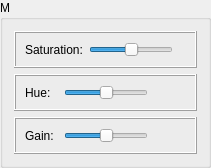
                    <widget class="QGroupBox" name="groupBox_Image_Setting_Color_Setting_Color_Matching_M">
                     <property name="title">
                      <string>M</string>
                     </property>
                     <layout class="QVBoxLayout" name="verticalLayout_29">
                      <item>
                       <widget class="QFrame" name="frame_Image_Setting_Color_Setting_Color_Matching_Saturation_M">
                        <property name="frameShape">
                         <enum>QFrame::Box</enum>
                        </property>
                        <property name="frameShadow">
                         <enum>QFrame::Raised</enum>
                        </property>
                        <layout class="QHBoxLayout" name="horizontalLayout_172">
                         <item>
                          <widget class="QLabel" name="label_Image_Setting_Color_Setting_Color_Matching_Saturation_M">
                           <property name="text">
                            <string>Saturation:</string>
                           </property>
                          </widget>
                         </item>
                         <item>
                          <widget class="QSlider" name="horizontalSlider_Image_Setting_Color_Setting_Color_Matching_Saturation_M">
                           <property name="sizePolicy">
                            <sizepolicy hsizetype="Minimum" vsizetype="Fixed">
                             <horstretch>0</horstretch>
                             <verstretch>0</verstretch>
                            </sizepolicy>
                           </property>
                           <property name="minimum">
                            <number>-50</number>
                           </property>
                           <property name="maximum">
                            <number>50</number>
                           </property>
                           <property name="pageStep">
                            <number>1</number>
                           </property>
                           <property name="value">
                            <number>0</number>
                           </property>
                           <property name="orientation">
                            <enum>Qt::Horizontal</enum>
                           </property>
                          </widget>
                         </item>
                         <item alignment="Qt::AlignHCenter">
                          <widget class="QLabel" name="label_var_Image_Setting_Color_Setting_Color_Matching_Saturation_M">
                           <property name="text">
                            <string/>
                           </property>
                          </widget>
                         </item>
                        </layout>
                       </widget>
                      </item>
                      <item>
                       <widget class="QFrame" name="frame_Image_Setting_Color_Setting_Color_Matching_Hue_M">
                        <property name="frameShape">
                         <enum>QFrame::Box</enum>
                        </property>
                        <property name="frameShadow">
                         <enum>QFrame::Raised</enum>
                        </property>
                        <layout class="QHBoxLayout" name="horizontalLayout_173">
                         <item>
                          <widget class="QLabel" name="label_Image_Setting_Color_Setting_Color_Matching_Hue_M">
                           <property name="text">
                            <string>Hue:</string>
                           </property>
                          </widget>
                         </item>
                         <item>
                          <widget class="QSlider" name="horizontalSlider_Image_Setting_Color_Setting_Color_Matching_Hue_M">
                           <property name="sizePolicy">
                            <sizepolicy hsizetype="Minimum" vsizetype="Fixed">
                             <horstretch>0</horstretch>
                             <verstretch>0</verstretch>
                            </sizepolicy>
                           </property>
                           <property name="minimum">
                            <number>-50</number>
                           </property>
                           <property name="maximum">
                            <number>50</number>
                           </property>
                           <property name="pageStep">
                            <number>1</number>
                           </property>
                           <property name="value">
                            <number>0</number>
                           </property>
                           <property name="orientation">
                            <enum>Qt::Horizontal</enum>
                           </property>
                          </widget>
                         </item>
                         <item alignment="Qt::AlignHCenter">
                          <widget class="QLabel" name="label_var_Image_Setting_Color_Setting_Color_Matching_Hue_M">
                           <property name="text">
                            <string/>
                           </property>
                          </widget>
                         </item>
                        </layout>
                       </widget>
                      </item>
                      <item>
                       <widget class="QFrame" name="frame_Image_Setting_Color_Setting_Color_Matching_Gain_M">
                        <property name="frameShape">
                         <enum>QFrame::Box</enum>
                        </property>
                        <property name="frameShadow">
                         <enum>QFrame::Raised</enum>
                        </property>
                        <layout class="QHBoxLayout" name="horizontalLayout_174">
                         <item>
                          <widget class="QLabel" name="label_Image_Setting_Color_Setting_Color_Matching_Gain_M">
                           <property name="text">
                            <string>Gain:</string>
                           </property>
                          </widget>
                         </item>
                         <item>
                          <widget class="QSlider" name="horizontalSlider_Image_Setting_Color_Setting_Color_Matching_Gain_M">
                           <property name="sizePolicy">
                            <sizepolicy hsizetype="Minimum" vsizetype="Fixed">
                             <horstretch>0</horstretch>
                             <verstretch>0</verstretch>
                            </sizepolicy>
                           </property>
                           <property name="minimum">
                            <number>-50</number>
                           </property>
                           <property name="maximum">
                            <number>50</number>
                           </property>
                           <property name="pageStep">
                            <number>1</number>
                           </property>
                           <property name="value">
                            <number>0</number>
                           </property>
                           <property name="orientation">
                            <enum>Qt::Horizontal</enum>
                           </property>
                          </widget>
                         </item>
                         <item alignment="Qt::AlignHCenter">
                          <widget class="QLabel" name="label_var_Image_Setting_Color_Setting_Color_Matching_Gain_M">
                           <property name="text">
                            <string/>
                           </property>
                          </widget>
                         </item>
                        </layout>
                       </widget>
                      </item>
                     </layout>
                    </widget>
